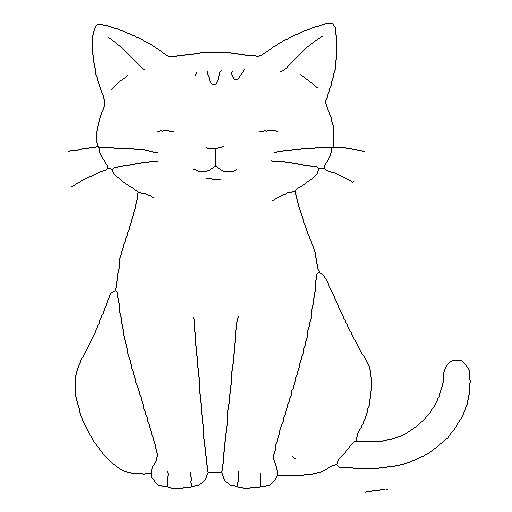
#> input picture final/skeleton/input_image_fake2.png, 512 x 512 px, found by its file name
$ python 'edge canny.py'
#> lines starting #> are read from the running program, lines starting #| are printed output that depends on the picture; after the words box and inside, x2 and y2 are one past the last pixel; in counts of white or black regions, pixels touching at a corner belong together
import cv2

# Load the image in grayscale
image = cv2.imread(r"C:\projects\cyclegan\tech\Unpaired-Portrait-Drawing\results\pretrained\test_200\examples\temp_output\input_image_fake2.png", cv2.IMREAD_GRAYSCALE)
#> image: shape (512, 512); 98.8% white; black in thin lines or dots, all inside (x1, y1, x2, y2) = (68, 23, 471, 493)

# Apply Gaussian blur to reduce noise
blurred = cv2.GaussianBlur(image, (5, 5), 0)
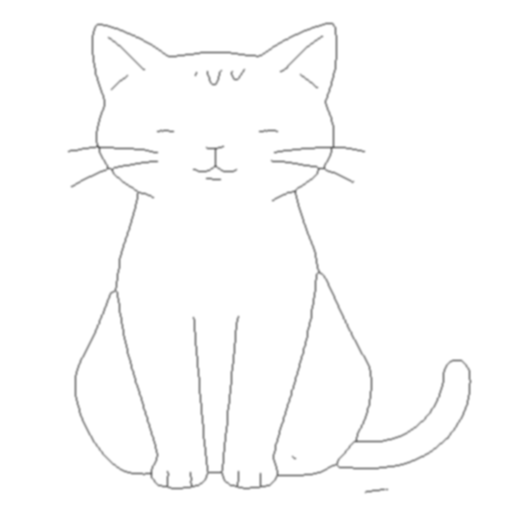
#> blurred: shape (512, 512); min 115, max 255, mean 251.9

# Apply Canny edge detection
edges = cv2.Canny(blurred, 200, 150)  # Adjust thresholds (50 and 150)
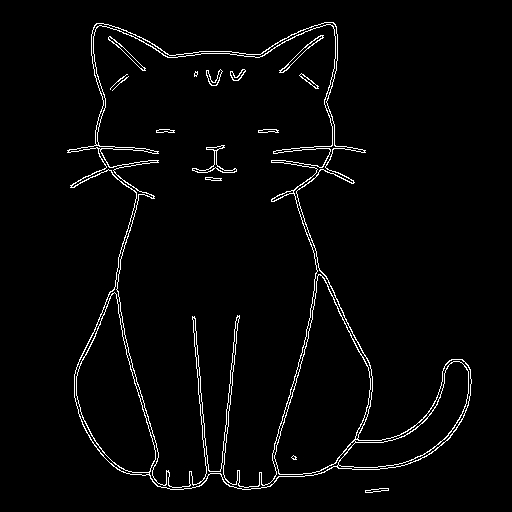
#> edges: shape (512, 512); 2.7% white in thin lines or dots, all inside (x1, y1, x2, y2) = (67, 22, 472, 493)

# Display results
cv2.imshow("Original Image", image)
cv2.imshow("Sketch Lines (Canny)", edges)
cv2.waitKey(0)
cv2.destroyAllWindows()
